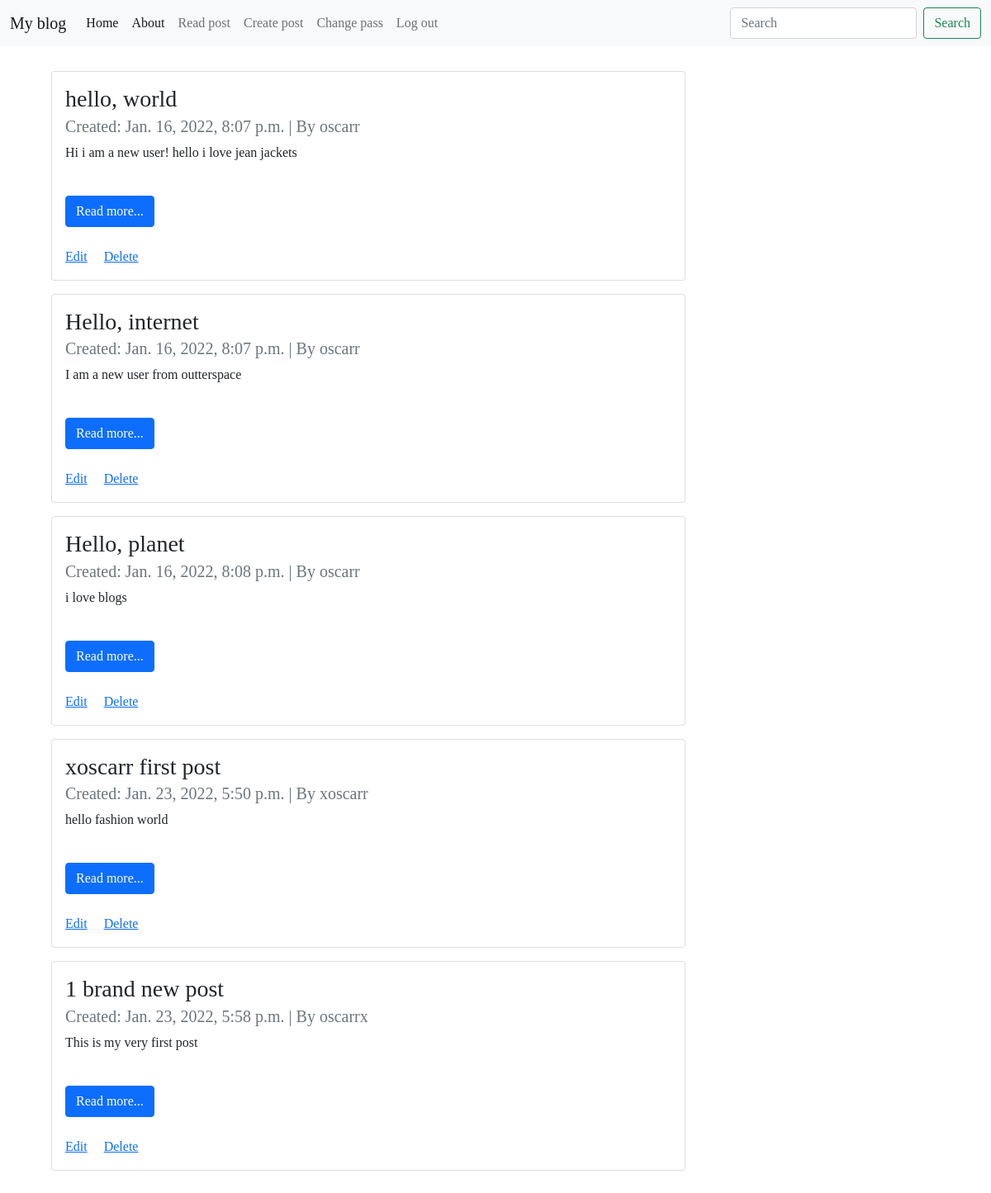
The page /posts/ (signed in) on the database its author committed.
### posts/models.py (models this page shows, shortened)
class Post(models.Model):
    title = models.CharField(max_length=255)
    author = models.ForeignKey('auth.User', on_delete=models.CASCADE)
    body = models.TextField()
    created_on = models.DateTimeField(auto_now_add=True)

### posts/views.py (the view)
# urls.py: path('', PostListView.as_view(), name='post_list'),
class PostListView(ListView):
    template_name = "blog/list.html"
    model = Post

### templates/blog/list.html (shortened to what this page needs)
{% extends 'base.html' %}
{% block content %}
{% for post in post_list%}
<ul>
        <div class="card" style="width: 48rem; margin:10px;">
                <div class="card-body">
                        <h3 class="card-title">{{ post.title }}</h3>
                        <h5 class="card-subtitle mb-2 text-muted">
                                Created: {{ post.created_on }} | By {{ post.author }}
                        </h5>
                        <p class="card-text"> {{ post.body|truncatechars:200 }} </p>
                        <br>
                        <a href="{% url 'post_detail' post.id %}" class="btn btn-primary"> Read
                                more...
                        </a><br><br>
                        {% if user.is_authenticated %}
                        <a href="{% url 'post_edit' post.id %}" class="card-link">Edit</a>
                        <a href="{% url 'post_delete' post.id %}" class="card-link">Delete</a>
                        {% endif %}
                </div>
        </div>
</ul>
{% endfor %}
{% endblock content%}

### static/css/base.css (style rules this page uses)
body { font-family: "Cambo", serif; font-family: "Outfit", sans-serif; font-family: "Playfair Display", serif; }

### rows shown on the page
Post: title "hello, world", created_on "Jan. 16, 2022, 8:07 p.m.", author "oscarr", body "Hi i am a new user! hello i love jean jackets"
Post: title "Hello, internet", created_on "Jan. 16, 2022, 8:07 p.m.", author "oscarr", body "I am a new user from outterspace"
Post: title "Hello, planet", created_on "Jan. 16, 2022, 8:08 p.m.", author "oscarr", body "i love blogs"
Post: title "xoscarr first post", created_on "Jan. 23, 2022, 5:50 p.m.", author "xoscarr", body "hello fashion world"
Post: title "1 brand new post", created_on "Jan. 23, 2022, 5:58 p.m.", author "oscarrx", body "This is my very first post"
